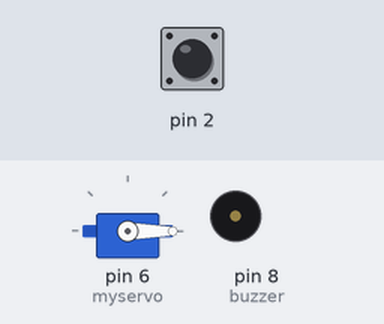
This sketch was run on a simulated Arduino Uno, built with avr-gcc and run on an emulated ATmega328P. Parts: servo, buzzer (waves = sounding). The inputs (shaded band) are chosen by the test bench; at power-on: pin 2 HIGH.

Above: at 2.2 s.
2.3 s: pin 2 pulled LOW for 3.2 s
At 6.4 s:
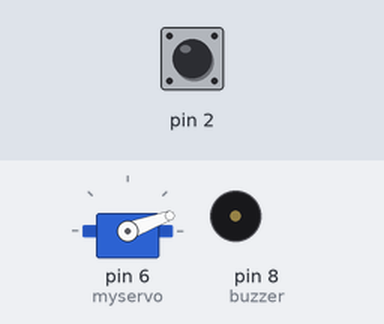
7.0 s: pin 2 pulled LOW for 1.2 s
At 8.7 s:
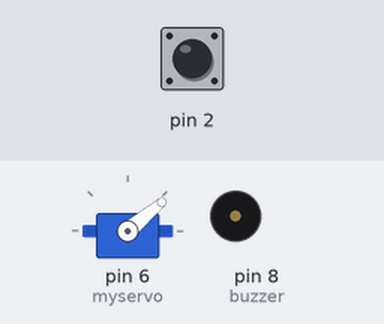
9.7 s: pin 2 pulled LOW for 3.2 s
At 12.9 s:
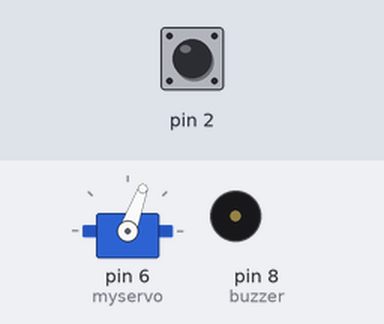
14.4 s: pin 2 pulled LOW for 1.2 s
At 16.4 s:
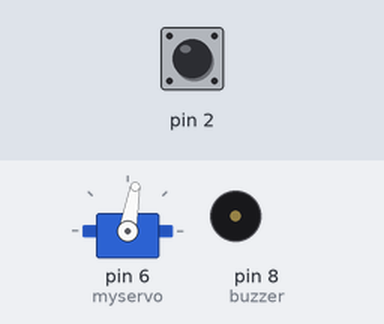
17.1 s: pin 2 pulled LOW for 3.2 s
At 21.4 s:
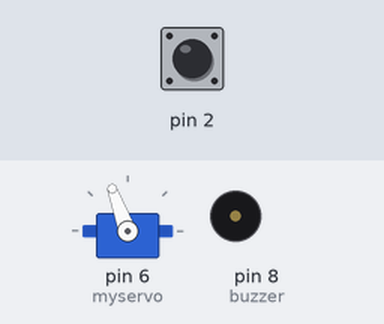
21.8 s: pin 2 pulled LOW for 1.2 s
At 22.9 s:
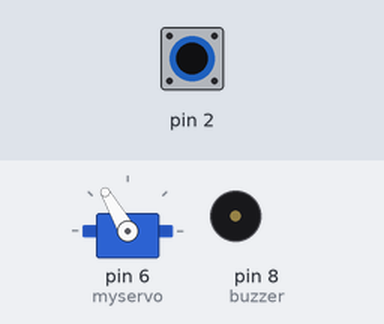
Timing chart, 0 to 24.8 s (numbered marks = the images above; inputs shaded):
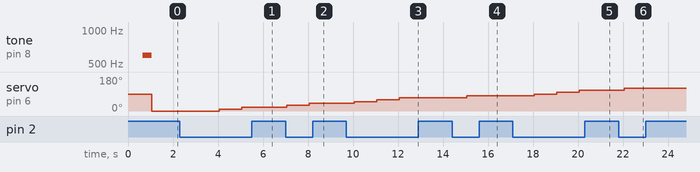

The sketch:

7.ino
```cpp
#include <Servo.h>
Servo myservo;
const int buzzer = 8;
int count = 0;
bool CheckStage = true;
bool Degree = true;
int DegreeOfServo = 0;

void setup()
{
  Serial.begin(9600);
  pinMode(buzzer, OUTPUT);
  delay(650);
  tone(buzzer, 600);
  delay(400);
  noTone(buzzer);
  myservo.attach(6);
  myservo.write(0);
  pinMode(2, INPUT_PULLUP);
}

void loop()
{
  if (Degree == true)
  {
    if (digitalRead(2) == 0)
    {
      myservo.write(DegreeOfServo);
      DegreeOfServo += 10;
      if (CheckStage == true)
      {
        count++;
        CheckStage = false;
      }
      else
      {
        CheckStage = true;
      }
    }
  }
  else
  {
    Degree = false;
  }

  delay(1000);
}
```

Measured:
- after the input at 2.3 s, servo on pin 6 (myservo): 0° → 10° after 1.8 s, → 20° 1.0 s later
- after the input at 7.0 s, servo on pin 6 (myservo): 20° → 30° after 0.05 s, → 40° 1.0 s later
- after the input at 9.7 s, servo on pin 6 (myservo): 40° → 50° after 0.35 s, → 60° 1.0 s later, → 70° 1.0 s later
- after the input at 14.4 s, servo on pin 6 (myservo): 70° → 80° after 0.65 s
- after the input at 17.1 s, servo on pin 6 (myservo): 80° → 90° after 0.95 s, → 100° 1.0 s later, → 110° 1.0 s later
- after the input at 21.8 s, servo on pin 6 (myservo): 110° → 120° after 0.25 s
